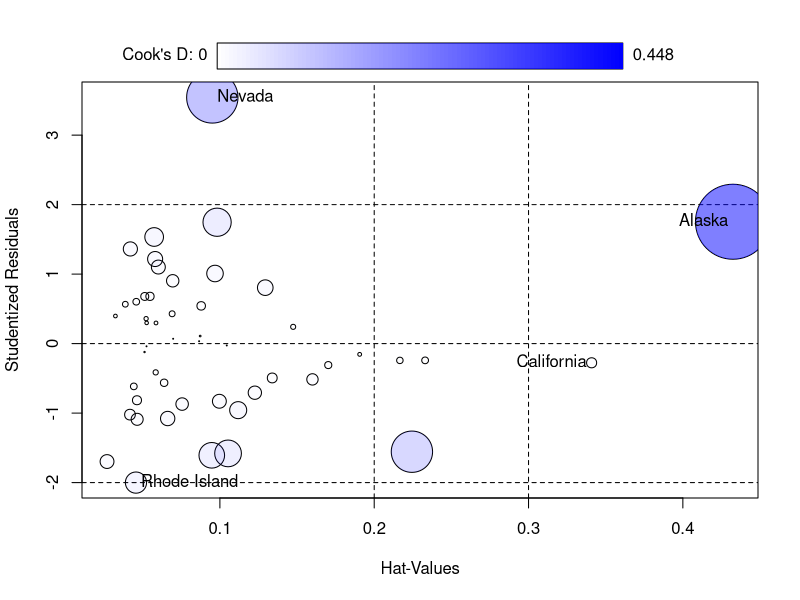
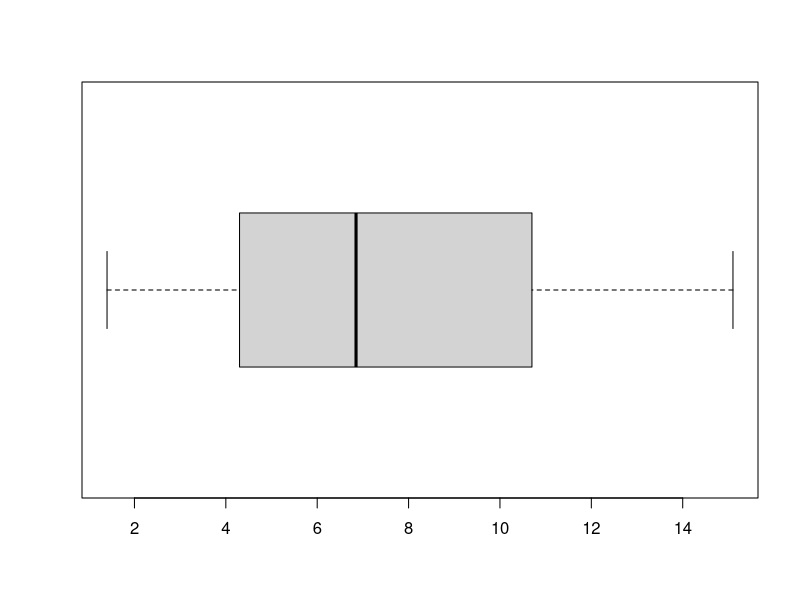
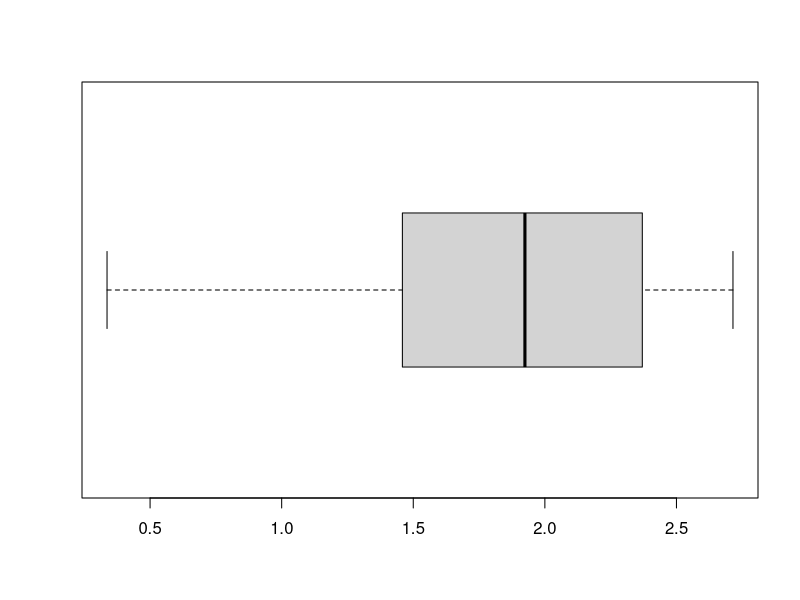
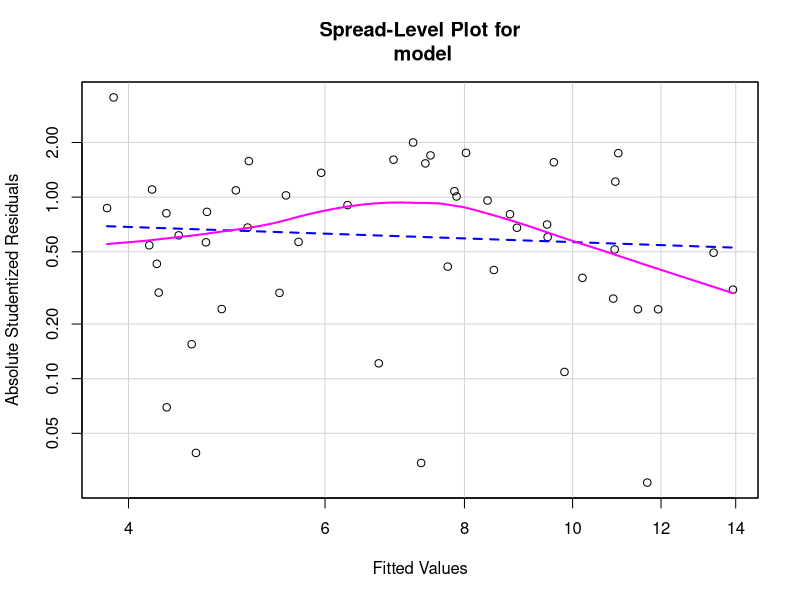
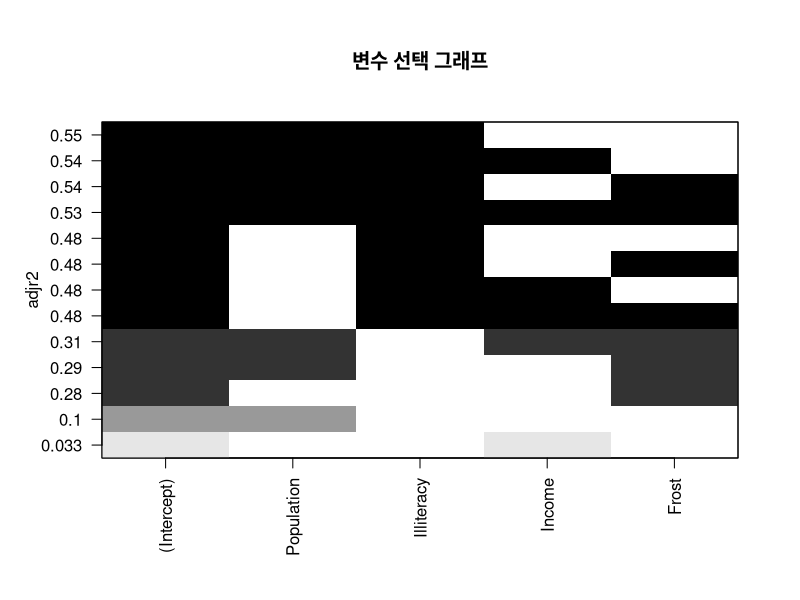

Generate these figures, in order, with R:
state.x77

states <- as.data.frame(state.x77[, c('Murder', 'Population', 'Illiteracy', 'Income', 'Frost')])
head(states)
dim(states)

# 다중회귀 모델
model <- lm(Murder ~ Population + Illiteracy + Income + Frost, data = states)
model

summary(model)

# 다중공신성 확인
install.packages('car', dependencies = T) # 종속적인 모든 패키지 설치.
library(car)

vif(model) # 결과가 10을 넘으면 다중공선성 문제 발생.
vif(model) > 10 # False이면 다중공산성에 문제가 없음.
sqrt(vif(model)) # 결과가 2가 넘으면 다중공선성 문제 발생.

# 이상 관측치 확인 - 제거 보다는 검토 대상이 되어야 함.
influencePlot(model, id.method = "identify")


# 회귀모형의 교정 관련 작업 ------------------
# 독립성을 만족하지 않는 경우
boxplot(states$Murder, horizontal = T)
summary(powerTransform(states$Murder)) # P값 0.14512 > 0.05 독립성을 만족.
boxplot(log(states$Murder), horizontal = T)

# 선형성을 만족하지 않는 경우.
boxTidwell(Murder ~ Population + Illiteracy, data = states)
# p 값이 0.05 보다 크므로 선형성에 문제가 없다.
# 선형성에 문제가 있다면 다항회귀로 들어가면 됨.

# 등분산을 만족하지 않는 경우
ncvTest(model) # p = 0.18632 > 0.05 이므로 등분산성을 만족

# 등분산성을 만족하지 않는다면
spreadLevelPlot(model)
# Suggested power transformation:  1.209626 
# 종속변수에 ㄹ1.209626배를 적용하라.

# 예측변수 선택1 -- 가장 고민해야할 부분 중 하나 --
fit1 <- lm(Murder ~ ., data = states)
summary(fit1) # 설명력(Adjusted R-squared) :  0.5285
# Income, Forst 변인은 빼야 하는 고민

fit2 <- lm(Murder ~ Population + Illiteracy, data = states)
summary(fit2)

# 예측변수 선택2 - AIC 통계량
# Akaike 정보 기준. AIC 값이 작을수록 더 나은 모델임.
AIC(fit1, fit2) # fit2가 좋은 모델. 숫자가 적은 좋은 것.
# df      AIC
# fit1  6 241.6429
# fit2  4 237.6565
# fit2가 수치가적으므로 더 좋은 모델이라 판정 할 수 있음.

# 예측변수 선택3
# stepwise regression : 단계적으로 회귀모형을 검정하면서 AIC 값을 비교 후 적합한 회귀모형을 찾아줌.
# AIC 값을 비교 후 적합한 회귀모형을 찾아줌.

# "backword" : 기여도가 낮은 것부터 제거.
full.model <- lm(Murder ~ ., data=states)
reduced.model <- step(full.model, direction = "backward")
# 추천값
# Step:  AIC=93.76 이 것이 최선이므로 제거작업 멈춤.
# Murder ~ Population + Illiteracy
summary(reduced.model)

# "forward" : 유익한 변수부터 추가.
min.model <- lm(Murder ~ 1, data=states)
fwd.model <- step(min.model, direction = "forward", 
                  scope = (Murder ~ Population + Illiteracy + Income + Frost), trace = 1)
# Step:  AIC=93.76 이 것이 최선이므로 제거 작업 멈춤.
# Murder ~ Illiteracy + Population

# ★★★★★ : backword, f는 기여도가 낮은 것부터 체 제거, forward는 유익한 변수부터 추가 하지만 값은결과 값은 같다.

# 예측변수 선택 4 : all subset regression
library(leaps)
abc <- regsubsets(Murder ~ Population + Illiteracy + Income + Frost, data = states, nbest = 4)
abc
plot(abc, scale = "adjr2", main = "변수 선택 그래프")
